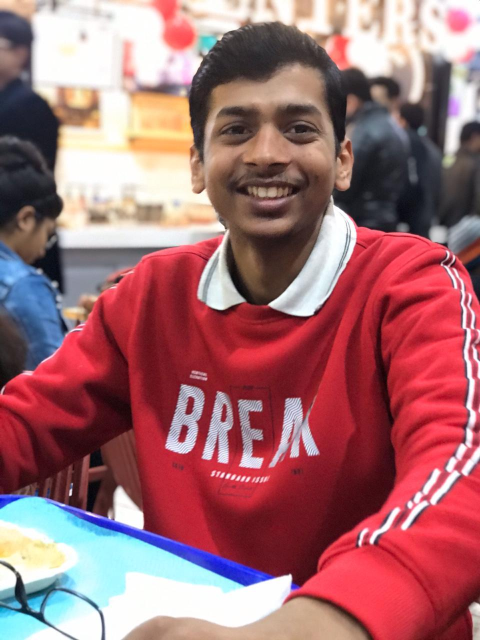
#> input picture Image editing through python/Abhishek.jpeg, 960 x 1280 px (shown at 1/2 size)
$ python pillowmodule.py
#> lines starting #> are read from the running program, lines starting #| are printed output that depends on the picture
# installation of pillow library
# change the image extension
# resize image files
# resize multiple images using for loop
# Sharpness
# Brightess
# Color
# Contrast
# Image blur , GaussianBlur

from PIL import Image, ImageEnhance, ImageFilter
import os


img1 = Image.open('Abhishek.jpeg')
#> img1 is the input picture: PIL image 960x1280 RGB; mean R, G, B 162.6, 108, 113
img1.save('Abhi.jpg')
# img1.show()

img1 = Image.open('Abhi.jpg')
enhancer = ImageEnhance.Sharpness(img1)
enhancer.enhance(2).save('edited.jpg')

# 0 : blurry
# 1: original image
# 2 : image with increased sharpness

# -------color ---------
img1 = Image.open('edited.jpg')
enhancer = ImageEnhance.Color(img1)
enhancer.enhance(1.4).save('edited.jpg')
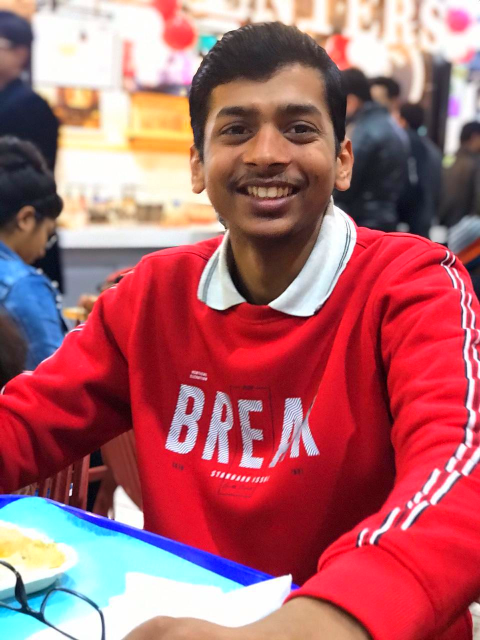
#> saved as edited.jpg: PIL image 960x1280 RGB (shown at 1/2 size); mean R, G, B 173.5, 100.8, 107.2

# --------brightness -----------
img1 = Image.open('edited.jpg')
enhancer = ImageEnhance.Brightness(img1)
enhancer.enhance(1.2).save('edited.jpg')
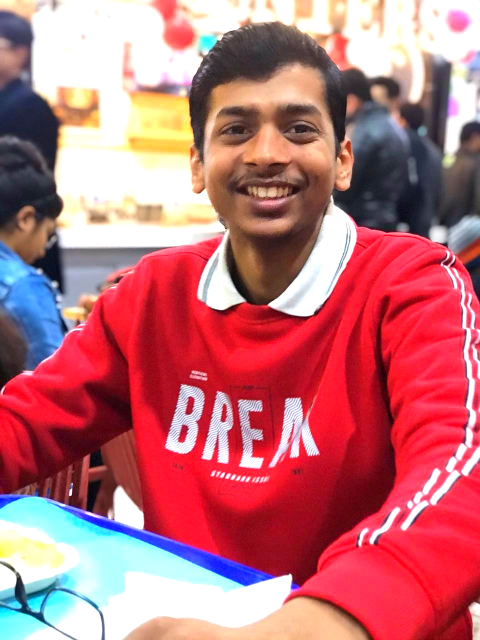
#> saved as edited.jpg: PIL image 960x1280 RGB (shown at 1/2 size); mean R, G, B 191.3, 112.4, 120.4


# [7 lines of commented-out code are left out]
